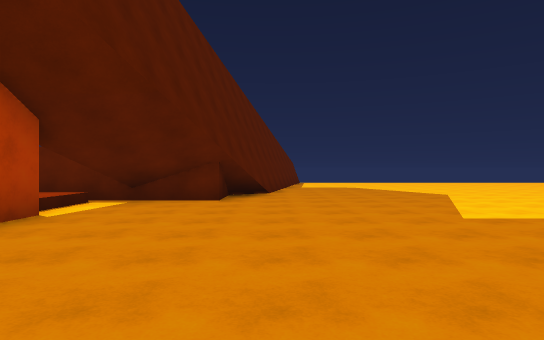
view 1 (above)

15 first-person views from a walk through a Unity game level. The camera is 1.4 m above the floor, looks level and sees 75° across. The floor is counted in squares, 2 m on a side. Each view is taken from the middle of a square. On the plan, view 1 faces up. The plan holds only what a view shows up to about 11 squares ahead; the rest is blank. The place goes on beyond the plan. The player character is not drawn.

view 2
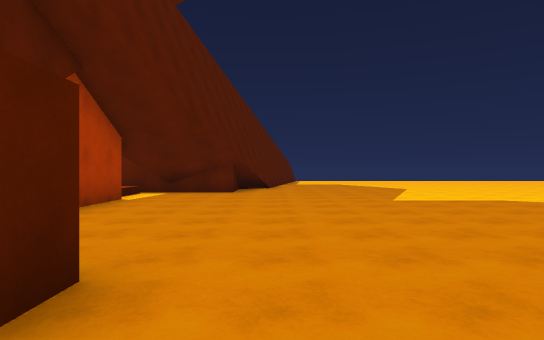

view 3
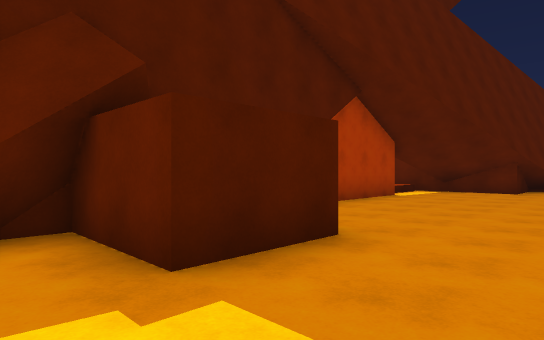

view 4
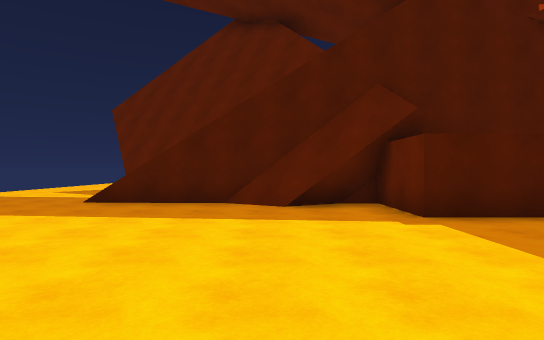

view 5
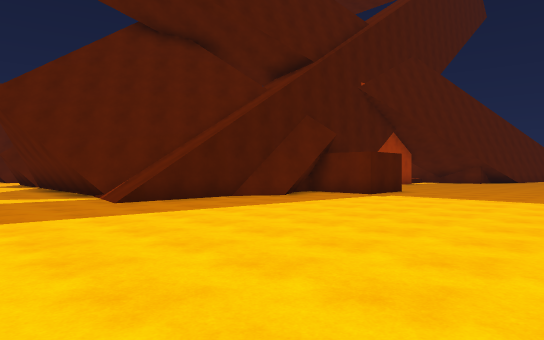

view 6
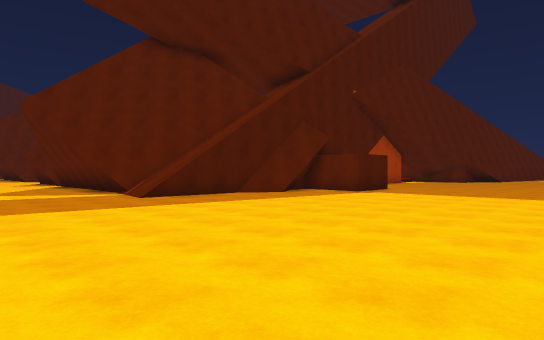

view 7
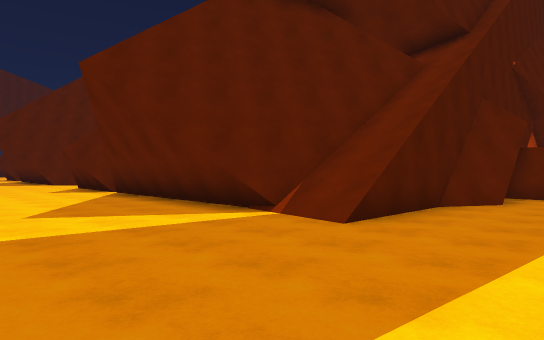

view 8
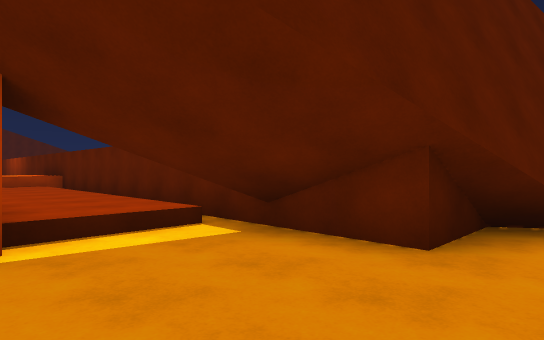

view 9
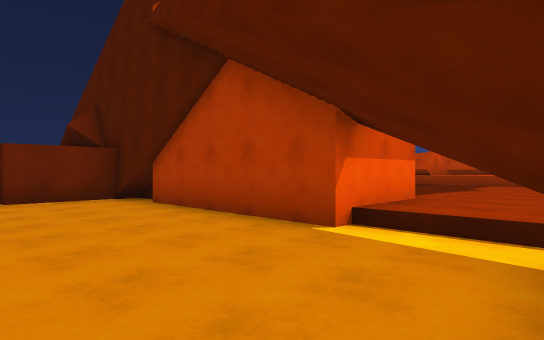

view 10
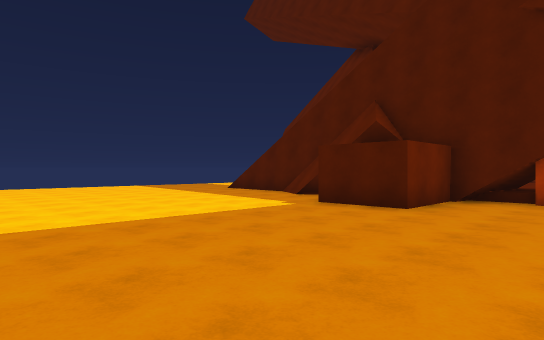

view 11
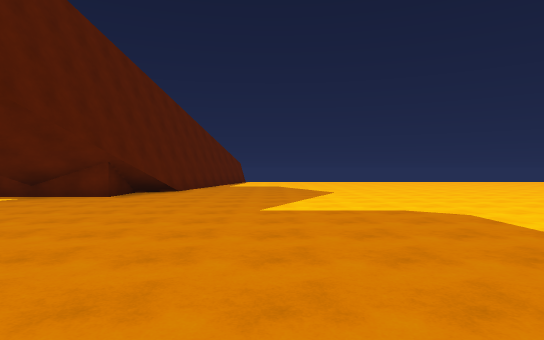

view 12
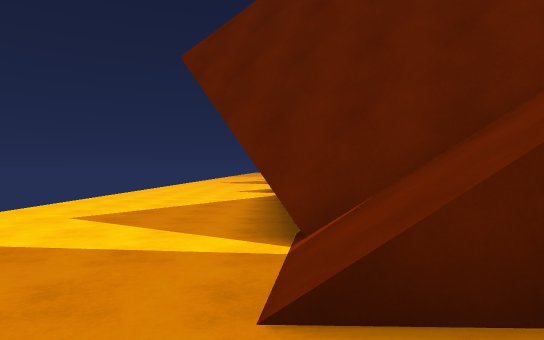

view 13
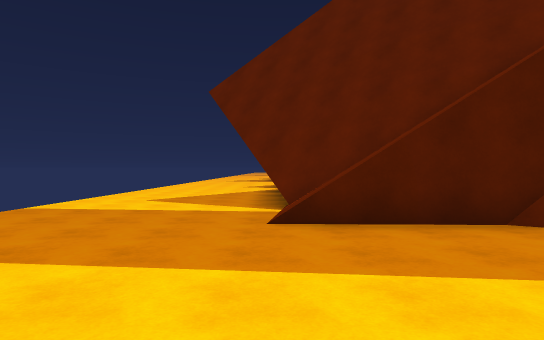

view 14
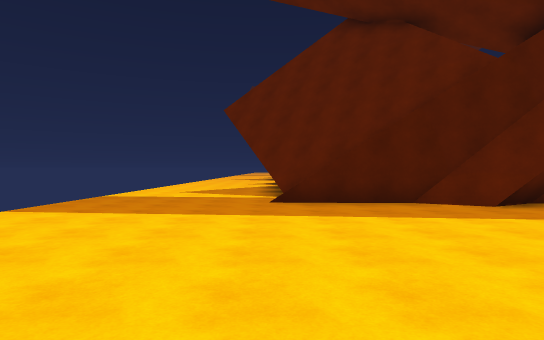

view 15
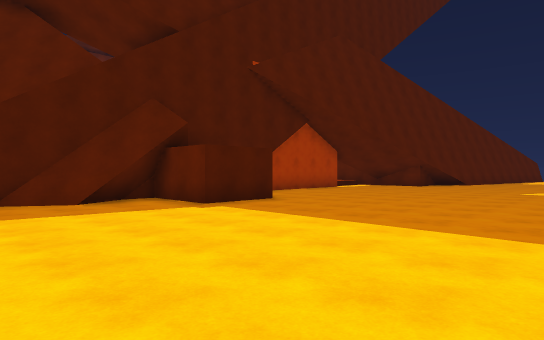

### Floor plan
Key: @ floor where view 1 was taken; # wall or solid block; x gap in a wall; . main floor; : floor 0.5 m higher than the main floor; / step, stairs or slope; ^ raised ledge; O other object.
Columns run from 13 left of view 1 to 5 right of it. Each row starts with its distance up from view 1.
 11             ##.....
 10             #......
  9            ##......
  8  ###########.......
  7  ^:::::::x.........
  6  ^:::::: #.........
  5  ^:::::/ /.........
  4   :::    /.........
  3   OO     /.........
  2          /.........
  1          /.........
  0          /...@.....
 -1         #/##.......
 -2         #/##.......
 -3         //#........
 -4        ##/#........
 -5        ##/#........
 -6        ##/........
 -7        ##/.........
 -8        #//........
 -9  .######//.........
-10 ...................
-11 ...................
-12 ..................
-13 ............. ... .

Positions as (right, up) in squares from view 1, and headings:
1: (0, 0), facing up
2: (0, -3), facing up
3: (1, -4), facing up-left
4: (4, -5), facing left
5: (4, -12), facing up-left
6: (5, -13), facing up-left
7: (-1, -13), facing up-left
8: (0, 5), facing up-left
9: (0, 8), facing down-left
10: (5, 2), facing down-left
11: (3, -1), facing up
12: (-2, -9), facing left
13: (1, -9), facing left
14: (4, -9), facing left
15: (5, -7), facing up-left
